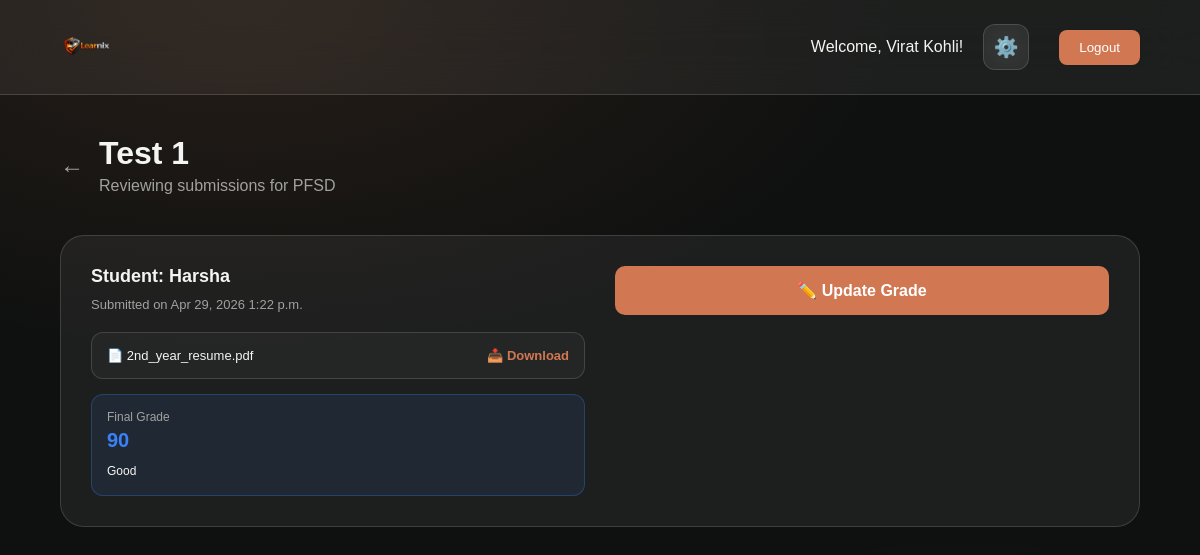
Screenshot of /teacher/view-submissions/1/ (signed in) with the database file from the repository.
### instructorapp/models.py (models this page shows, shortened)
class Assignment(models.Model):
    course = models.ForeignKey(Course, on_delete=models.CASCADE, related_name='assignments')
    teacher = models.ForeignKey(Teacher, on_delete=models.CASCADE)
    title = models.CharField(max_length=200)
    content = models.TextField()
    attachment = models.FileField(upload_to='assignments/', null=True, blank=True)
    due_date = models.DateTimeField()
    created_at = models.DateTimeField(auto_now_add=True)
    class Meta:
        db_table = 'assignments'

class Course(models.Model):
    teacher = models.ForeignKey(Teacher, on_delete=models.CASCADE, related_name='courses')
    title = models.CharField(max_length=200)
    description = models.TextField()
    created_at = models.DateTimeField(auto_now_add=True)
    class Meta:
        db_table = 'courses'

class Submission(models.Model):
    assignment = models.ForeignKey(Assignment, on_delete=models.CASCADE, related_name='submissions')
    student_name = models.CharField(max_length=100) # Linking via username as per current schema
    submission_file = models.FileField(upload_to='submissions/')
    grade = models.CharField(max_length=10, null=True, blank=True)
    feedback = models.TextField(null=True, blank=True)
    submitted_at = models.DateTimeField(auto_now_add=True)
    class Meta:
        db_table = 'submissions'

### instructorapp/views.py (the view, shortened to what this page needs)
# urls.py: path('view-submissions/<int:assignment_id>/', views.view_submissions, name='view_submissions'),
def view_submissions(request, assignment_id):
    if not request.session.get('is_teacher'):
        return redirect('loginpage')
    assignment = Assignment.objects.get(id=assignment_id)
    submissions = assignment.submissions.all().order_by('-submitted_at')
    return render(request, 'teacherapp/view_submissions.html', {
        'assignment': assignment,
        'submissions': submissions,
        'deadline_passed': timezone.now() > assignment.due_date
    })

### templates/teacherapp/view_submissions.html (shortened to what this page needs)
{% extends 'navbar/studentnavbar.html' %}
{% load static %}
{% block content %}
<div style="max-width: 1100px; margin: 0 auto;">
    <div style="margin-bottom: 40px; display: flex; align-items: center; gap: 15px;">
        <a href="{% url 'teacher_dashboard' %}" style="color: var(--muted); text-decoration: none; font-size: 24px;">←</a>
        <div>
            <h1 style="font-size: 32px; font-weight: 700;">{{ assignment.title }}</h1>
            <p style="color: var(--muted); margin-top: 5px;">Reviewing submissions for {{ assignment.course.title }}</p>
        </div>
    </div>
    <div style="display: flex; flex-direction: column; gap: 20px;">
        {% for submission in submissions %}
        <div style="background: var(--surface); border: 1px solid var(--surface-border); border-radius: 24px; padding: 30px;">
            <div style="display: grid; grid-template-columns: 1fr 1fr; gap: 30px; align-items: start;">
                <div>
                    <h3 style="font-size: 18px; font-weight: 700; margin-bottom: 10px;">Student: {{ submission.student_name }}</h3>
                    <p style="font-size: 13px; color: var(--muted); margin-bottom: 20px;">Submitted on {{ submission.submitted_at|date:"M d, Y P" }}</p>
                    <div style="background: rgba(255, 255, 255, 0.03); padding: 15px; border-radius: 12px; border: 1px solid var(--surface-border); display: flex; align-items: center; justify-content: space-between; margin-bottom: 15px;">
                        <span style="font-size: 13px; color: var(--text);">📄 {{ submission.submission_file.name|cut:"submissions/" }}</span>
                        <a href="{% url 'download_submission' submission.id %}" style="color: var(--accent); text-decoration: none; font-weight: 700; font-size: 13px;">📥 Download</a>
                    </div>
                    {% if submission.grade %}
                    <div style="background: rgba(59, 130, 246, 0.1); border: 1px solid rgba(59, 130, 246, 0.3); padding: 15px; border-radius: 12px;">
                        <p style="font-size: 12px; color: var(--muted); margin-bottom: 5px;">Final Grade</p>
                        <p style="font-size: 20px; font-weight: 700; color: #3b82f6;">{{ submission.grade }}</p>
                        {% if submission.feedback %}
                        <p style="font-size: 12px; color: var(--text); margin-top: 10px; line-height: 1.5;">{{ submission.feedback }}</p>
                        {% endif %}
                    </div>
                    {% else %}
                    <div style="background: rgba(255, 193, 7, 0.1); border: 1px solid rgba(255, 193, 7, 0.3); padding: 15px; border-radius: 12px;">
                        <p style="font-size: 12px; color: var(--muted);">⏳ Pending grading</p>
                    </div>
                    {% endif %}
                </div>
                <div style="display: flex; flex-direction: column; gap: 15px;">
                    {% if not deadline_passed %}
                        <a href="{% url 'grade_submission' submission.id %}" style="padding: 15px 20px; background: var(--accent); color: white; border: none; border-radius: 10px; font-weight: 700; cursor: pointer; transition: all 0.3s; text-align: center; text-decoration: none; display: block;">
                            ✏️ {% if submission.grade %}Update Grade{% else %}Assign Grade{% endif %}
                        </a>
                    {% else %}
                        <div style="padding: 15px 20px; background: rgba(255, 255, 255, 0.05); color: var(--muted); border-radius: 10px; text-align: center; font-weight: 700;">
                            🔒 Grading Closed
                        </div>
                    {% endif %}
                </div>
            </div>
        </div>
        {% empty %}
        <div style="text-align: center; padding: 100px; color: var(--muted);">
            No submissions yet for this assignment.
        </div>
        {% endfor %}
    </div>
</div>
{% endblock %}

### static/css/loginpage.css (style rules this page uses)
* { margin: 0; padding: 0; box-sizing: border-box; }
* { scrollbar-width: thin; scrollbar-color: rgba(209, 120, 82, 0.3) transparent; }
:root { --bg-dark: #0f1110; --bg-mid: #161817; --surface: rgba(255, 255, 255, 0.06); --surface-strong: rgba(255, 255, 255, 0.12); --surface-border: rgba(255, 255, 255, 0.14); --text: #f4f4f3; --text-secondary: #c2c2c0; --muted: #a1a1a0; --accent: #d17852; --accent-hover: #bf6846; --accent-glow: rgba(209, 120, 82, 0.45); --success: #10b981; --error: #ef4444; --glass-bg: rgba(15, 17, 16, 0.7); --glass-border: rgba(209, 120, 82, 0.2); }
html { height: 100%; }
body { min-height: 100vh; height: 100vh; display: flex; font-family: "Space Grotesk", sans-serif; color: var(--text); overflow-x: hidden; overflow-y: hidden; background: radial-gradient(120% 90% at 15% 10%, rgba(209, 120, 82, 0.28), transparent 55%), radial-gradient(100% 80% at 85% 90%, rgba(0, 0, 0, 0.6), transparent 60%), linear-gradient(135deg, var(--bg-dark), var(--bg-mid)); }

### static/css/studenthomepage.css (style rules this page uses)
* { margin: 0; padding: 0; box-sizing: border-box; }
* { scrollbar-width: thin; scrollbar-color: rgba(209, 120, 82, 0.3) transparent; }
:root, html[data-theme="dark"] { --bg: #0f1110; --bg-dark: #0f1110; --bg-mid: #161817; --surface: rgba(255, 255, 255, 0.06); --surface-strong: rgba(255, 255, 255, 0.12); --surface-border: rgba(255, 255, 255, 0.14); --text: #f4f4f3; --muted: #a1a1a0; --accent: #d17852; --accent-hover: #bf6846; --accent-glow: rgba(209, 120, 82, 0.45); --success: #10b981; --warning: #f59e0b; --danger: #ef4444; }
html, body { width: 100%; height: 100%; background-color: var(--bg-dark); }
body { font-family: 'Outfit', sans-serif; min-height: 100vh; color: var(--text); transition: background 0.3s ease, color 0.3s ease; background: radial-gradient(circle at 0% 0%, rgba(209, 120, 82, 0.14) 0%, transparent 40%), radial-gradient(circle at 100% 100%, rgba(191, 104, 70, 0.08) 0%, transparent 45%), var(--bg-dark); }

### templates/navbar/studentnavbar.html (style rules this page uses)
body { min-height: 100vh; display: flex; flex-direction: column; background: var(--bg); background-image: radial-gradient(ellipse 100% 80% at 20% 0%, rgba(209, 120, 82, 0.12) 0%, transparent 55%), radial-gradient(ellipse 80% 60% at 80% 100%, rgba(191, 104, 70, 0.08) 0%, transparent 55%); transition: background 0.3s ease, color 0.3s ease; }

### rows the page displays
Assignment: title "Test 1", course "PFSD"
Submission: student_name "Harsha", submitted_at "Apr 29, 2026 1:22 p.m.", submission_file.name "2nd_year_resume.pdf", grade "90", feedback "Good", shows "Update Grade"

### other values shown
{{ request.session.username }} "Virat Kohli"
